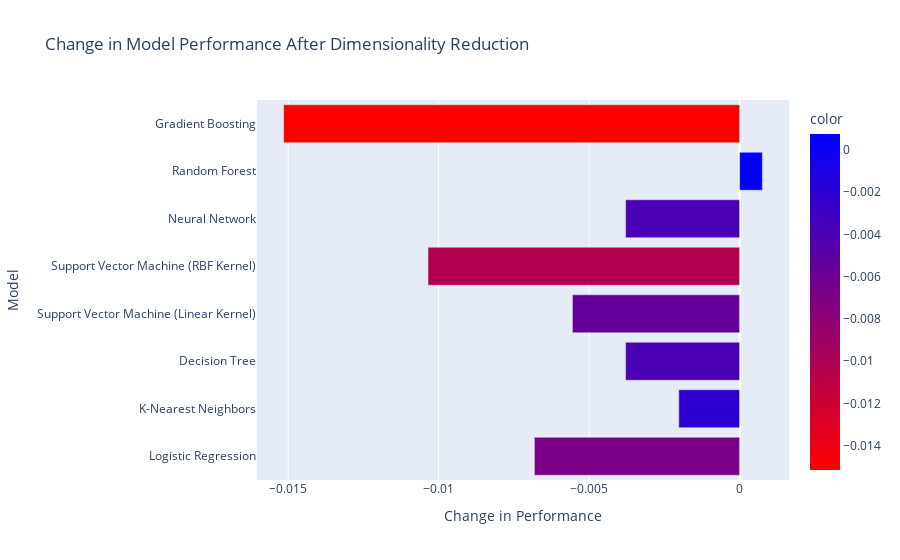

Notebook code cell kept with this figure:
### Code cell
fig = px.bar(
    x=np.subtract(reduced_results, original_results),
    y=original_models.keys(),
    orientation='h',
    labels={'x': "Change in Performance", 'y': "Model"},
    color=np.subtract(reduced_results, original_results),
    color_continuous_scale=[(0, 'red'), (1, 'blue')],
    title="Change in Model Performance After Dimensionality Reduction"
)
fig.show()

### Figure 1 — Plotly figure (JSON) as saved in the notebook; plotly's stock layout.template omitted (floating-point values rounded to 4 significant figures)
{"data": [{"alignmentgroup": "True", "hovertemplate": "Change in Performance=%{x}<br>Model=%{y}<br>color=%{marker.color}<extra></extra>", "legendgroup": "", "marker": {"color": [-0.006818, -0.00202, -0.003788, -0.005556, -0.01035, -0.003788, 0.0007576, -0.01515], "coloraxis": "coloraxis", "pattern": {"shape": ""}}, "name": "", "offsetgroup": "", "orientation": "h", "showlegend": false, "textposition": "auto", "type": "bar", "x": [-0.006818, -0.00202, -0.003788, -0.005556, -0.01035, -0.003788, 0.0007576, -0.01515], "xaxis": "x", "y": ["Logistic Regression", "K-Nearest Neighbors", "Decision Tree", "Support Vector Machine (Linear Kernel)", "Support Vector Machine (RBF Kernel)", "Neural Network", "Random Forest", "Gradient Boosting"], "yaxis": "y"}], "layout": {"barmode": "relative", "coloraxis": {"colorbar": {"title": {"text": "color"}}, "colorscale": [[0, "red"], [1, "blue"]]}, "legend": {"tracegroupgap": 0}, "title": {"text": "Change in Model Performance After Dimensionality Reduction"}, "xaxis": {"anchor": "y", "domain": [0, 1], "title": {"text": "Change in Performance"}}, "yaxis": {"anchor": "x", "domain": [0, 1], "title": {"text": "Model"}}}}
